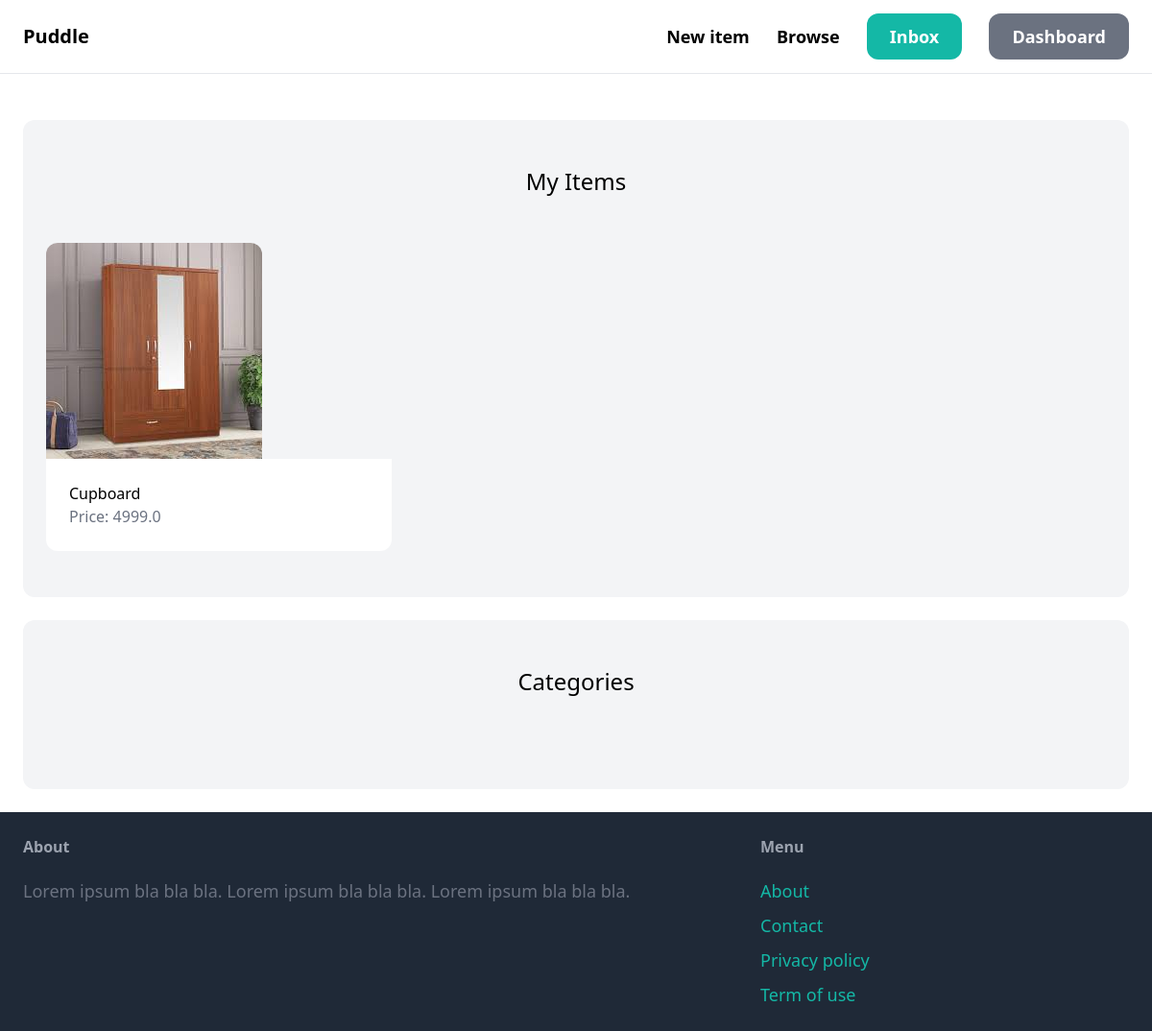
Page /dashboard/ (signed in) on the committed database.
### item/models.py (models this page shows, shortened)
class Item(models.Model):
    category=models.ForeignKey(Category, related_name='items', on_delete=models.CASCADE)
    name=models.CharField(max_length=255)
    description = models.TextField(blank=True, null=True)
    price= models.FloatField()
    image=models.ImageField(upload_to='item_images', blank=True, null=True)
    is_sold=models.BooleanField(default=False)
    created_by=models.ForeignKey(User, related_name='items', on_delete=models.CASCADE)
    created_at=models.DateTimeField(auto_now_add=True)

### dashboard/views.py (the view)
# urls.py: path('', views.index, name='index'),
@login_required
def index(request):
    items=Item.objects.filter(created_by=request.user)
    return render(request, 'dashboard/index.html', {
        'items':items,
    })

### dashboard/templates/dashboard/index.html (shortened to what this page needs)
{% extends 'core/base.html' %}
{% block content %}
  <div class="mt-6 px-6 py-12 bg-gray-100 rounded-xl">
    <h2 class="mb-12 text-2xl text-center">My Items</h2>
    <div class="grid grid-cols-3 gap-3">
        {% for item in items %}
         <div>
            <a href="{% url 'item:detail' item.id  %}">
                <div>
                    <img src="{{item.image.url }}" class="rounded-t-xl">
                </div>
                <div class="p-6 bg-white rounded-b-xl">
                    <h2 class="text-2-xl">{{ item.name }}</h2>
                    <p class="text-gray-500">Price: {{item.price}}</p>
                </div>
            </a>
         </div>
        {% endfor %}
    </div>
  </div>
  <div class="mt-6 px-6 py-12 bg-gray-100 rounded-xl">
    <h2 class="mb-12 text-2xl text-center">Categories</h2>
  </div>
{% endblock %}

### rows in the picture
Item: image (picture), name "Cupboard", price "4999.0"
